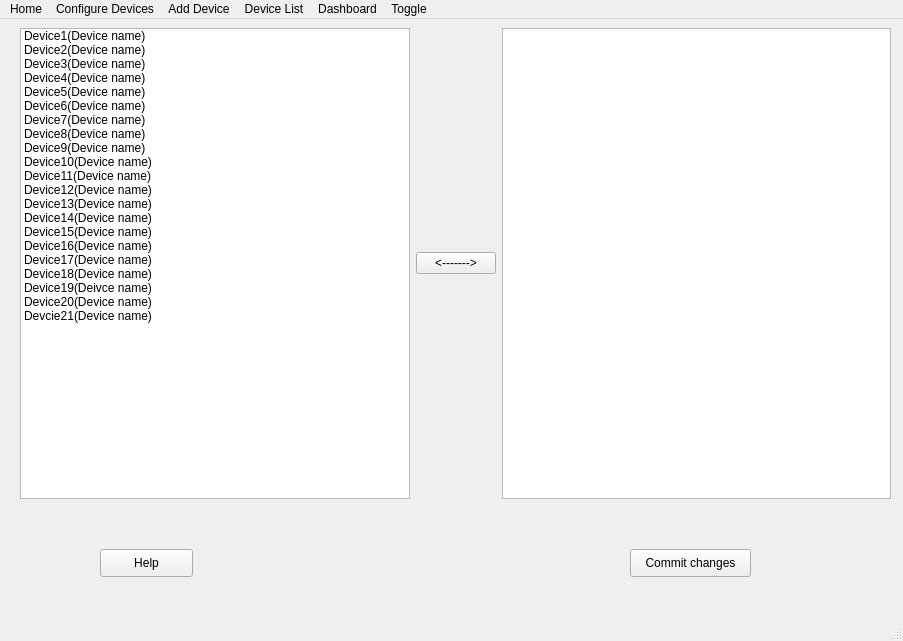
<?xml version="1.0" encoding="UTF-8"?>
<ui version="4.0">
 <class>MainWindow</class>
 <widget class="QMainWindow" name="MainWindow">
  <property name="geometry">
   <rect>
    <x>0</x>
    <y>0</y>
    <width>903</width>
    <height>641</height>
   </rect>
  </property>
  <property name="windowTitle">
   <string>MainWindow</string>
  </property>
  <widget class="QWidget" name="centralwidget">
   <widget class="QWidget" name="horizontalLayoutWidget">
    <property name="geometry">
     <rect>
      <x>20</x>
      <y>9</y>
      <width>871</width>
      <height>471</height>
     </rect>
    </property>
    <layout class="QHBoxLayout" name="horizontalLayout">
     <item>
      <widget class="QListWidget" name="listWidget_2">
       <item>
        <property name="text">
         <string>Device1(Device name)</string>
        </property>
       </item>
       <item>
        <property name="text">
         <string>Device2(Device name)</string>
        </property>
       </item>
       <item>
        <property name="text">
         <string>Device3(Device name)</string>
        </property>
       </item>
       <item>
        <property name="text">
         <string>Device4(Device name)</string>
        </property>
       </item>
       <item>
        <property name="text">
         <string>Device5(Device name)</string>
        </property>
       </item>
       <item>
        <property name="text">
         <string>Device6(Device name)</string>
        </property>
       </item>
       <item>
        <property name="text">
         <string>Device7(Device name)</string>
        </property>
       </item>
       <item>
        <property name="text">
         <string>Device8(Device name)</string>
        </property>
       </item>
       <item>
        <property name="text">
         <string>Device9(Device name)</string>
        </property>
       </item>
       <item>
        <property name="text">
         <string>Device10(Device name)</string>
        </property>
       </item>
       <item>
        <property name="text">
         <string>Device11(Device name)</string>
        </property>
       </item>
       <item>
        <property name="text">
         <string>Device12(Device name)</string>
        </property>
       </item>
       <item>
        <property name="text">
         <string>Device13(Device name)</string>
        </property>
       </item>
       <item>
        <property name="text">
         <string>Device14(Device name)</string>
        </property>
       </item>
       <item>
        <property name="text">
         <string>Device15(Device name)</string>
        </property>
       </item>
       <item>
        <property name="text">
         <string>Device16(Device name)</string>
        </property>
       </item>
       <item>
        <property name="text">
         <string>Device17(Device name)</string>
        </property>
       </item>
       <item>
        <property name="text">
         <string>Device18(Device name)</string>
        </property>
       </item>
       <item>
        <property name="text">
         <string>Device19(Deivce name)</string>
        </property>
       </item>
       <item>
        <property name="text">
         <string>Device20(Device name)</string>
        </property>
       </item>
       <item>
        <property name="text">
         <string>Devcie21(Device name)</string>
        </property>
       </item>
      </widget>
     </item>
     <item>
      <widget class="QPushButton" name="pushButton_3">
       <property name="text">
        <string>&lt;-------&gt;</string>
       </property>
      </widget>
     </item>
     <item>
      <widget class="QListWidget" name="listWidget"/>
     </item>
    </layout>
   </widget>
   <widget class="QPushButton" name="pushButton">
    <property name="geometry">
     <rect>
      <x>100</x>
      <y>530</y>
      <width>93</width>
      <height>28</height>
     </rect>
    </property>
    <property name="text">
     <string>Help</string>
    </property>
   </widget>
   <widget class="QPushButton" name="pushButton_2">
    <property name="geometry">
     <rect>
      <x>630</x>
      <y>530</y>
      <width>121</width>
      <height>28</height>
     </rect>
    </property>
    <property name="text">
     <string>Commit changes</string>
    </property>
   </widget>
  </widget>
  <widget class="QMenuBar" name="menubar">
   <property name="geometry">
    <rect>
     <x>0</x>
     <y>0</y>
     <width>903</width>
     <height>26</height>
    </rect>
   </property>
   <widget class="QMenu" name="menuHome">
    <property name="title">
     <string>Home</string>
    </property>
   </widget>
   <widget class="QMenu" name="menuConfigure_Devices">
    <property name="title">
     <string>Configure Devices</string>
    </property>
   </widget>
   <widget class="QMenu" name="menuAdd_Device">
    <property name="title">
     <string>Add Device</string>
    </property>
   </widget>
   <widget class="QMenu" name="menuDevice_List">
    <property name="title">
     <string>Device List</string>
    </property>
   </widget>
   <widget class="QMenu" name="menuDashboard">
    <property name="title">
     <string>Dashboard</string>
    </property>
   </widget>
   <widget class="QMenu" name="menuToggle">
    <property name="title">
     <string>Toggle</string>
    </property>
   </widget>
   <addaction name="menuHome"/>
   <addaction name="menuConfigure_Devices"/>
   <addaction name="menuAdd_Device"/>
   <addaction name="menuDevice_List"/>
   <addaction name="menuDashboard"/>
   <addaction name="menuToggle"/>
  </widget>
  <widget class="QStatusBar" name="statusbar"/>
 </widget>
 <resources/>
 <connections/>
</ui>
